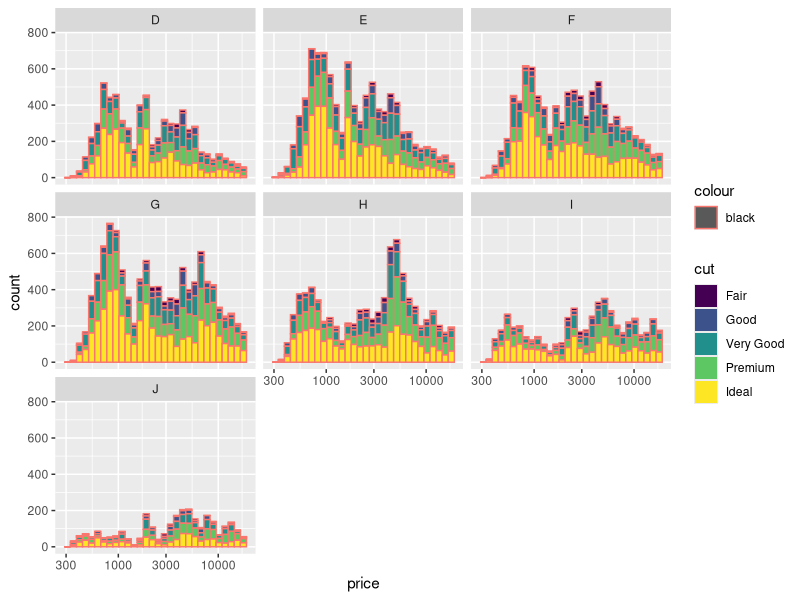
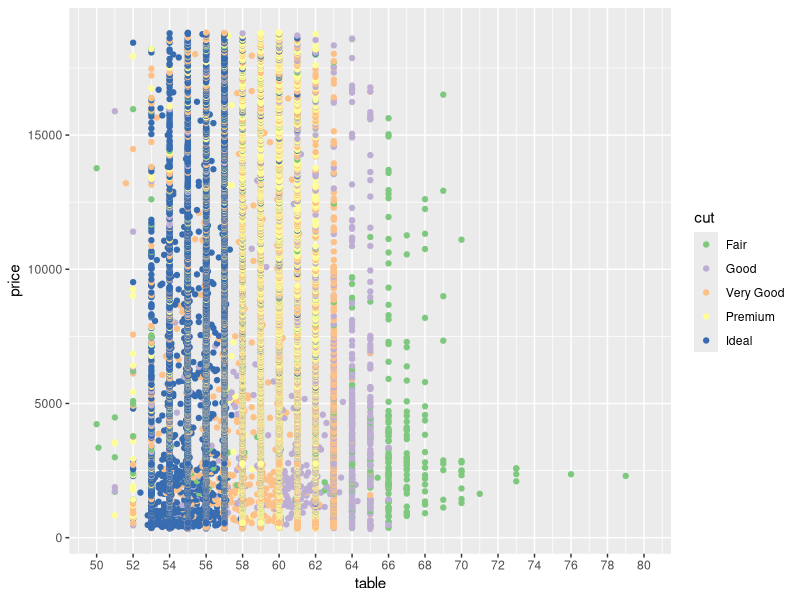
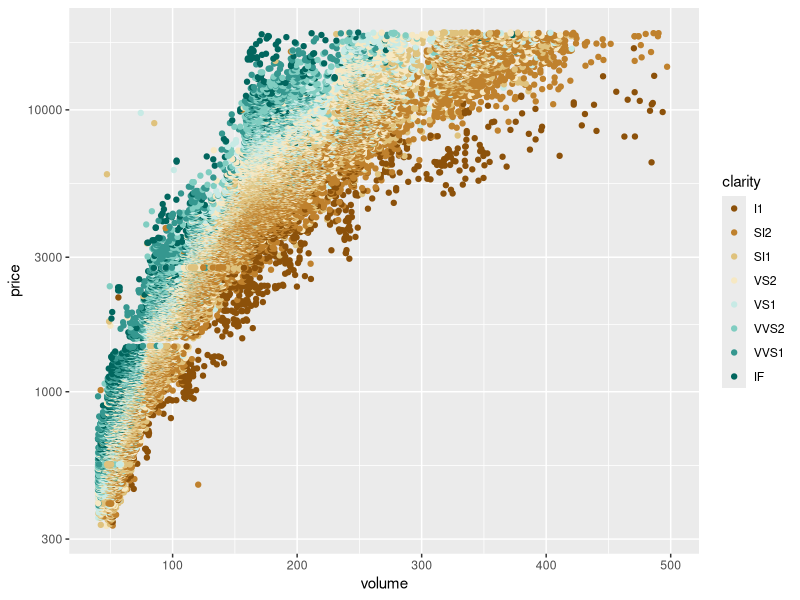

Reproduce these figures in R, in order.

library(ggplot2)
library(ggthemes)
library(gridExtra)
library(dplyr)
library(GGally)
library(reshape2) ## Package to transform data between wide and long formats
# ===========================================
# Create a histogram of diamond prices.
# Facet the histogram by diamond color
# and use cut to color the histogram bars.

# The plot should look something like this.
# http://i.imgur.com/b5xyrOu.jpg

# Note: In the link, a color palette of type
# 'qual' was used to color the histogram using
# scale_fill_brewer(type = 'qual')

# This assignment is not graded and
# will be marked as correct when you submit.

# ENTER YOUR CODE BELOW THIS LINE
# ===========================================
str(diamonds)
names(diamonds)

ggplot(aes(x = price), data = diamonds) +
  facet_wrap( ~ color) + 
  geom_histogram(aes(color = 'black', fill = cut)) + 
  scale_x_log10()

# ===========================================
# Create a scatterplot of diamond price vs.
# table and color the points by the cut of
# the diamond.

# The plot should look something like this.
# http://i.imgur.com/rQF9jQr.jpg

# Note: In the link, a color palette of type
# 'qual' was used to color the scatterplot using
# scale_color_brewer(type = 'qual')

# This assignment is not graded and
# will be marked as correct when you submit.

# ENTER YOUR CODE BELOW THIS LINE
# ===========================================
ggplot(aes(x = table, y = price), data = diamonds) +
  geom_point(aes(color = cut), binwidth = 2) + 
  scale_color_brewer(type = 'qual') +
  scale_x_continuous(lim = c(50,80), breaks = seq(0, 80, 2) ) 
 

# ===========================================
# What is the typical table range for the majority of diamonds
# of ideal cut?
by(diamonds$table, diamonds$cut, range)

# What is the typical table range for the majority of diamonds 
# of premium cut?
by(diamonds$table, diamonds$cut, range)


# ===========================================
# Create a scatterplot of diamond price vs.
# volume (x * y * z) and color the points by
# the clarity of diamonds. Use scale on the y-axis
# to take the log10 of price. You should also
# omit the top 1% of diamond volumes from the plot.

# Note: Volume is a very rough approximation of
# a diamond's actual volume.

# The plot should look something like this.
# http://i.imgur.com/excUpea.jpg

# Note: In the link, a color palette of type
# 'div' was used to color the scatterplot using
# scale_color_brewer(type = 'div')

# This assignment is not graded and
# will be marked as correct when you submit.

# ENTER YOUR CODE BELOW THIS LINE
# ===========================================
diamonds$volume = diamonds$x * diamonds$y * diamonds$z
  
ggplot(aes(x = volume, y = price), data = subset(diamonds)) + 
  scale_y_log10() +
  scale_x_continuous(lim = c(40,500), breaks = seq(0, 500, 100) )+ 
  geom_point(aes(color = clarity) ) +
  scale_color_brewer(type = 'div')
